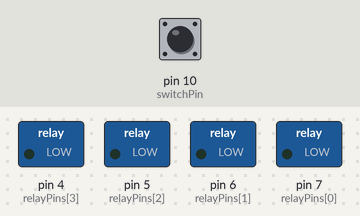
Recording of a sketch running on a simulated Arduino Uno, built with avr-gcc and run on an emulated ATmega328P. Shown: switched loads named in the sketch (green lamp = pin HIGH). Dashed ring = blinking. Inputs (shaded band) come from the test bench; at power-on: pin 10 (switchPin) HIGH.

Above: at 1.2 s.
1.3 s: pin 10 (switchPin) pulled LOW for 1 s
At 1.45 s:
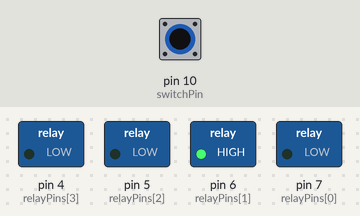
At 2.05 s:
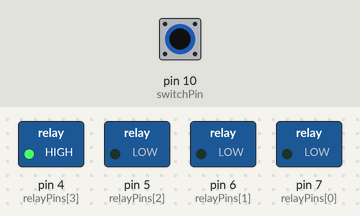
4.3 s: pin 10 (switchPin) pulled LOW for 3.2 s
At 4.75 s:
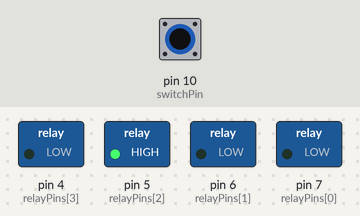
Timing chart, 0 to 9.1 s (numbered marks = the images above; inputs shaded):
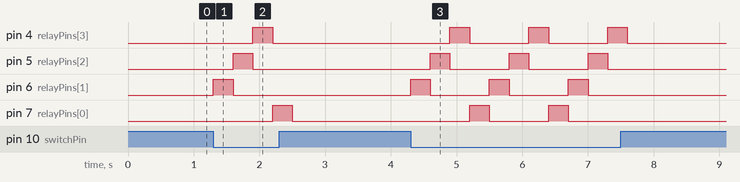

Measured:
- after the input at 1.3 s, pin 4 (relayPins[3]): LOW → HIGH after 0.60 s, → LOW 0.30 s later; pin 5 (relayPins[2]): LOW → HIGH after 0.30 s, → LOW 0.30 s later; pin 6 (relayPins[1]): LOW → HIGH at once, → LOW 0.30 s later; pin 7 (relayPins[0]): LOW → HIGH after 0.90 s, → LOW 0.30 s later
- after the input at 4.3 s, pin 4 (relayPins[3]): alternates HIGH for 0.30 s and LOW for 0.90 s, 6 changes in all, then stays LOW, starting after 0.60 s; pin 5 (relayPins[2]): alternates HIGH for 0.30 s and LOW for 0.90 s, 6 changes in all, then stays LOW, starting after 0.30 s

The sketch:

sketch_may10a.ino
```cpp
const int switchPin = 10; // پین سوئیچ
const int relayPins[] = {7, 6, 5, 4}; // آرایه پین های رله
int relayState = 0; // متغیر وضعیت رله

void setup() {
  // پین سوئیچ را به عنوان ورودی و پین های رله را به عنوان خروجی تنظیم کنید
  pinMode(switchPin, INPUT_PULLUP);
  for (int i = 0; i < 4; ++i) {
    pinMode(relayPins[i], OUTPUT);
  }
}

void loop() {
  // اگر سوئیچ فشار داده شد
  if (digitalRead(switchPin) == 0) {
    // وضعیت رله را به روز کنید
    relayState = (relayState + 1) % 4;

    // رله قبلی را خاموش کنید
    if (relayState > 0) {
      digitalWrite(relayPins[relayState - 1], LOW);
    }

    // رله فعلی را روشن کنید
    digitalWrite(relayPins[relayState], HIGH);

    // منتظر 500 میلی ثانیه بمانید
    delay(300);
    // رله فعلی را خاموش کن
    digitalWrite(relayPins[relayState], LOW);
  }
}
```
